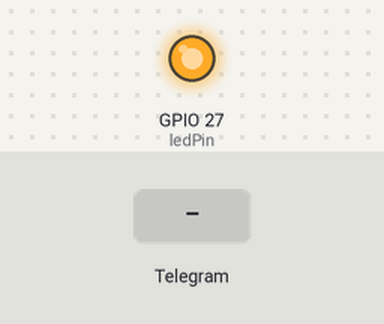
The sketch below on a simulated ESP32. On the bench: output pins drawn as LEDs (lit = HIGH). The test bench sets the inputs (shaded band). WiFi joins after 1.5 s; servers stay silent unless stated; the local clock reads 2024-03-15 10:24:30 at power-on unless the sketch sets it; what the sketch prints to the serial monitor is not drawn.

Above: at 2.7 s.
2.8 s: Telegram message "/Lamp.on" received
At 4.3 s:
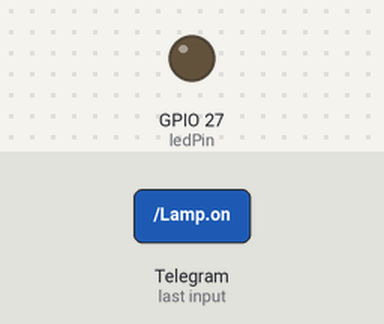
6.5 s: Telegram message "/Lamp.off" received
At 9.1 s:
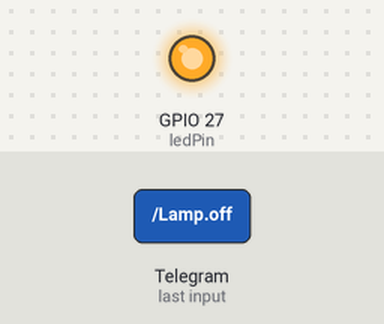
Timing chart, 0 to 10.6 s (numbered marks = the images above; inputs shaded):
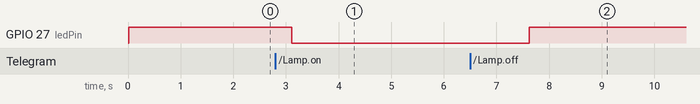

Measured:
- after the input at 2.8 s, GPIO 27 (ledPin): HIGH → LOW after 0.32 s
- after the input at 6.5 s, GPIO 27 (ledPin): LOW → HIGH after 1.1 s

The sketch:

Kontrol_berbasis_Telegram.ino
```cpp
// Kontrol jarak jauh berbasis Telegram
// By.MUHAMMAD FIRDAUS
#include <WiFi.h>
#include <WiFiClientSecure.h>
#include <UniversalTelegramBot.h>

// KREDENSIAL STASIUN JARINGAN WIFI
#define WIFI_SSID "P"
#define WIFI_PASSWORD "1122334455"
// Token BOT telegram (dapat dari BOTfather)
#define CHAT_ID "6638014975"
#define BOT_TOKEN "7131142949:AAG23rYMMRSPeHGLujcEkovTtPFW5weewm0"

const unsigned long BOT_MTBS = 1000; //waktu rata-rata pemindaian pesan

WiFiClientSecure secured_client;
UniversalTelegramBot bot(BOT_TOKEN, secured_client);
unsigned long bot_lasttime; // terakhir kali pemindaian pesan dilakukan
String chat_id = "6638014975";
const int ledPin = 27;
int ledStatus = 0;

void handleNewMessages(int numNewMessages)
{
  Serial.print("handleNewMessages ");
  Serial.println(numNewMessages);

  for (int i = 0; i < numNewMessages; i++)
  {
    String chat_id =  String(bot.messages[i].chat_id);

     if (chat_id != CHAT_ID)
    {
      bot.sendMessage(chat_id, "ANDA TIDAK MEMILIKI AKSES KE BOT INI!!!", "");
      continue;
    }
       String text = bot.messages[i].text;
    Serial.println(text);

    String from_name = bot.messages[i].from_name;

    if (text == "/Lamp.on")
    {
      digitalWrite(ledPin, LOW); // menyalaKan lampu(aktif LOW)
      ledStatus = 1;
      bot.sendMessage(chat_id, "Led is ON", "");
    }

    if (text == "/Lamp.off")
    {
      ledStatus = 0;
      digitalWrite(ledPin, HIGH); //MEMATIKAN LAMPU (AKTIF LOW)
      bot.sendMessage(chat_id, "Led is OFF", "");
    }

    if (text == "/Lamp.status")
    {
      if (ledStatus)
      {
        bot.sendMessage(chat_id, "Led is ON", "");
      }
      else
      {
        bot.sendMessage(chat_id, "Led is OFF", "");
      }
    }

    if (text == "/start")
    {
      String welcome = "SELAMAT DATANG, " + from_name + ".\n";
      welcome += "DI KONTROL JARAK JAUH BERBASIS TELERAM\n\n";
      welcome += "/Lamp.on : UNTUK MENYALAKAN LAMPU\n";
      welcome += "/Lamp.off : UNTUK MEMATIKAN LAMPU\n";
      welcome += "/Lamp.status : UNTUK MENGETAHUI KEADAAN LAMPU\n";
      bot.sendMessage(chat_id, welcome, "Markdown");
    }
  }
}


void setup()
{
  Serial.begin(115200);
  Serial.println();

  pinMode(ledPin, OUTPUT); // INISIALISASI BAHWA ledPin adala OUTPUT
  delay(10);
  digitalWrite(ledPin, HIGH); // MEMBERIKAN LOGIKA RENDAH PADA ledPin (Aktif LOW)
  //Mencoba terkoneksi pada jaringan WiFi:
  Serial.print("Connecting to Wifi SSID ");
  Serial.print(WIFI_SSID);
  WiFi.begin(WIFI_SSID, WIFI_PASSWORD);
  secured_client.setCACert(TELEGRAM_CERTIFICATE_ROOT); // Menambahkan sertifikat root untuk api.telegram.org
  while (WiFi.status() != WL_CONNECTED)
  {
    Serial.print(".");
    delay(500);
  }
  Serial.print("\nWiFi connected. IP address: ");
  Serial.println(WiFi.localIP());

  Serial.print("Retrieving time: ");
  configTime(0, 0, "pool.ntp.org"); // Mendapatkan waktu UTP melalui NTP
  time_t now = time(nullptr);
  while (now < 24 * 3600)
  {
    Serial.print(".");
    delay(100);
    now = time(nullptr);
  }
  Serial.println(now);
}

void loop()
{
  if (millis() - bot_lasttime > BOT_MTBS)
  {
    int numNewMessages = bot.getUpdates(bot.last_message_received + 1);

    while (numNewMessages)
    {
      Serial.println("got response");
      handleNewMessages(numNewMessages);
      numNewMessages = bot.getUpdates(bot.last_message_received + 1);
    }

    bot_lasttime = millis();
  }
}
```
